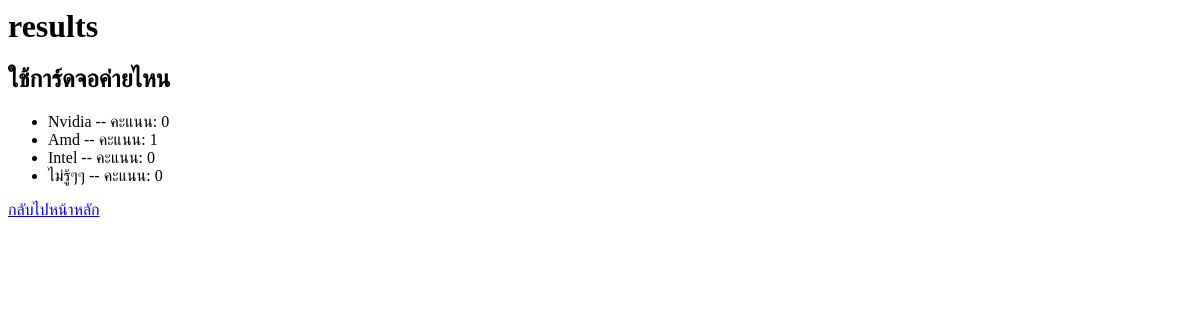
The page /results/10/ on the database as committed earlier.
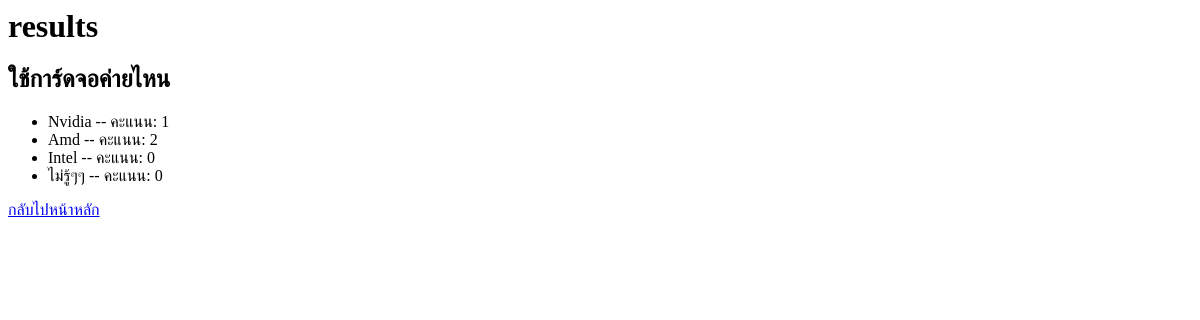
The same page on the database as committed later.
### mypoll/models.py (models this page shows, shortened)
class Question(models.Model):
    question_text = models.CharField(max_length=200)
    pub_date = models.DateTimeField("date published")
    is_private = models.BooleanField(default=False)

class Choice(models.Model):
    question = models.ForeignKey(Question, on_delete=models.CASCADE)
    choice_text = models.CharField(max_length=200)
    votes = models.IntegerField(default=0)

### mypoll/views.py (the view)
# urls.py: path('results/<int:question_id>/', views.results, name='results'),
def results(request, question_id):
    question = get_object_or_404(Question, pk=question_id)
    return render(request, 'results.html', {'question': question})

### mypoll/templates/results.html (shortened to what this page needs)
<html>
  <head>
  </head>
  <body>
    <h1>results</h1>
    <h2>{{ question.question_text }}</h2>
    <ul>
      {% for choice in question.choice_set.all %}
        <li>
          {{ choice.choice_text }} -- คะแนน: {{ choice.votes }}
        </li>
      {% endfor %}
    </ul>
    <a href="{% url 'mypoll:homepage' %}">กลับไปหน้าหลัก</a>
  </body>
</html>

Rows that differ between the two databases and show on the page:
changed Choice "Nvidia": votes "0" → "1"
changed Choice "Amd": votes "1" → "2"
